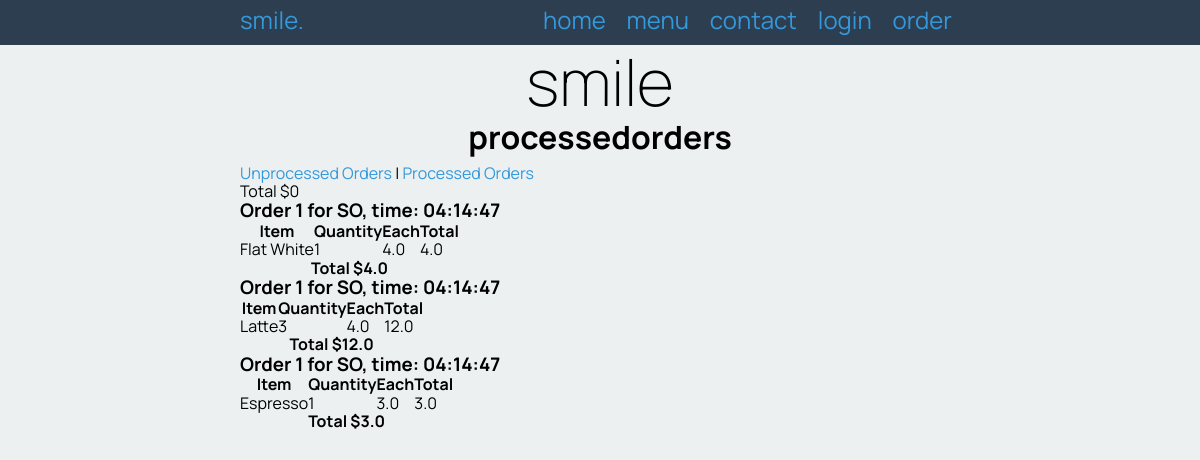
Before: /process_order/0 with the older database file.
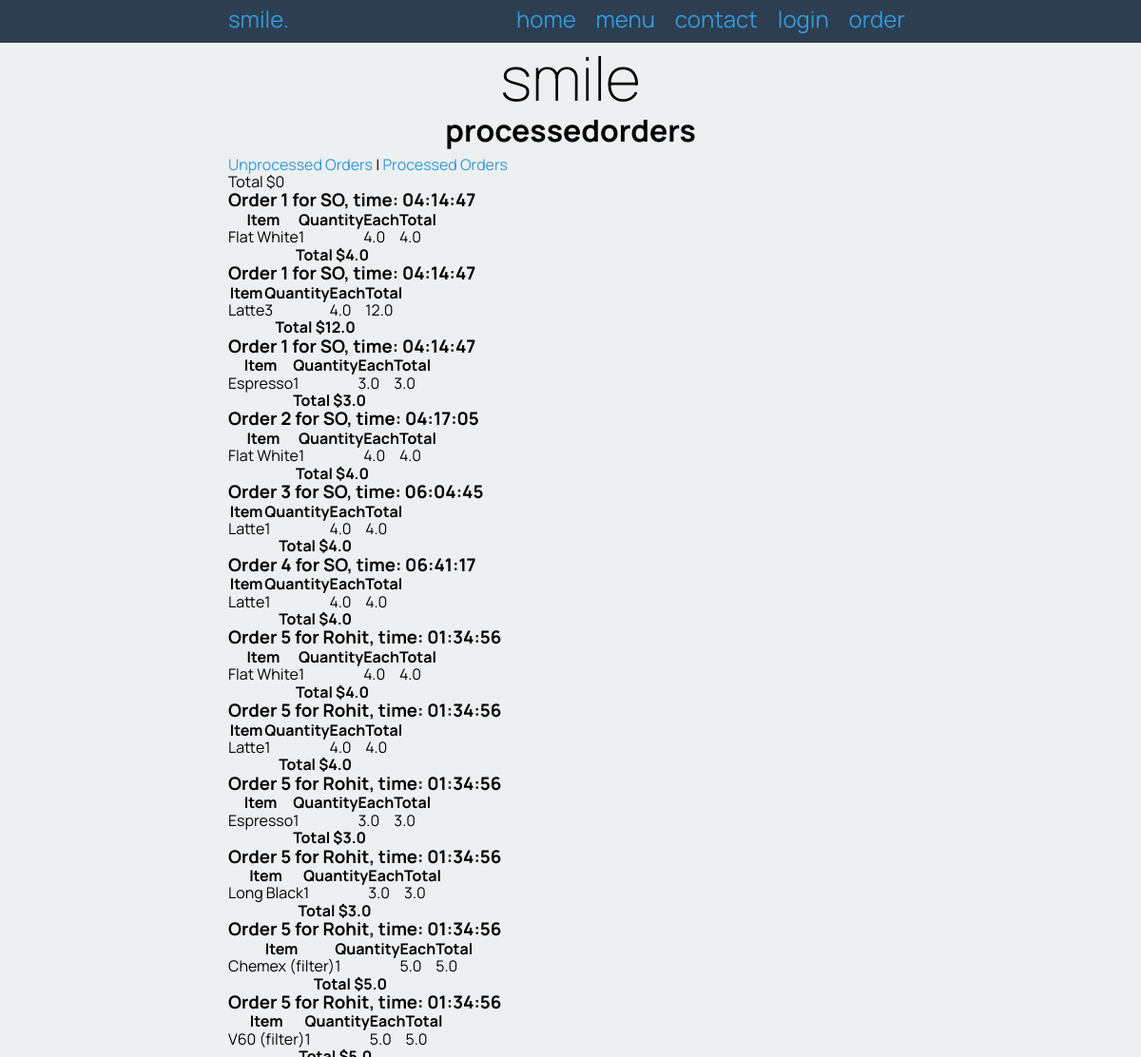
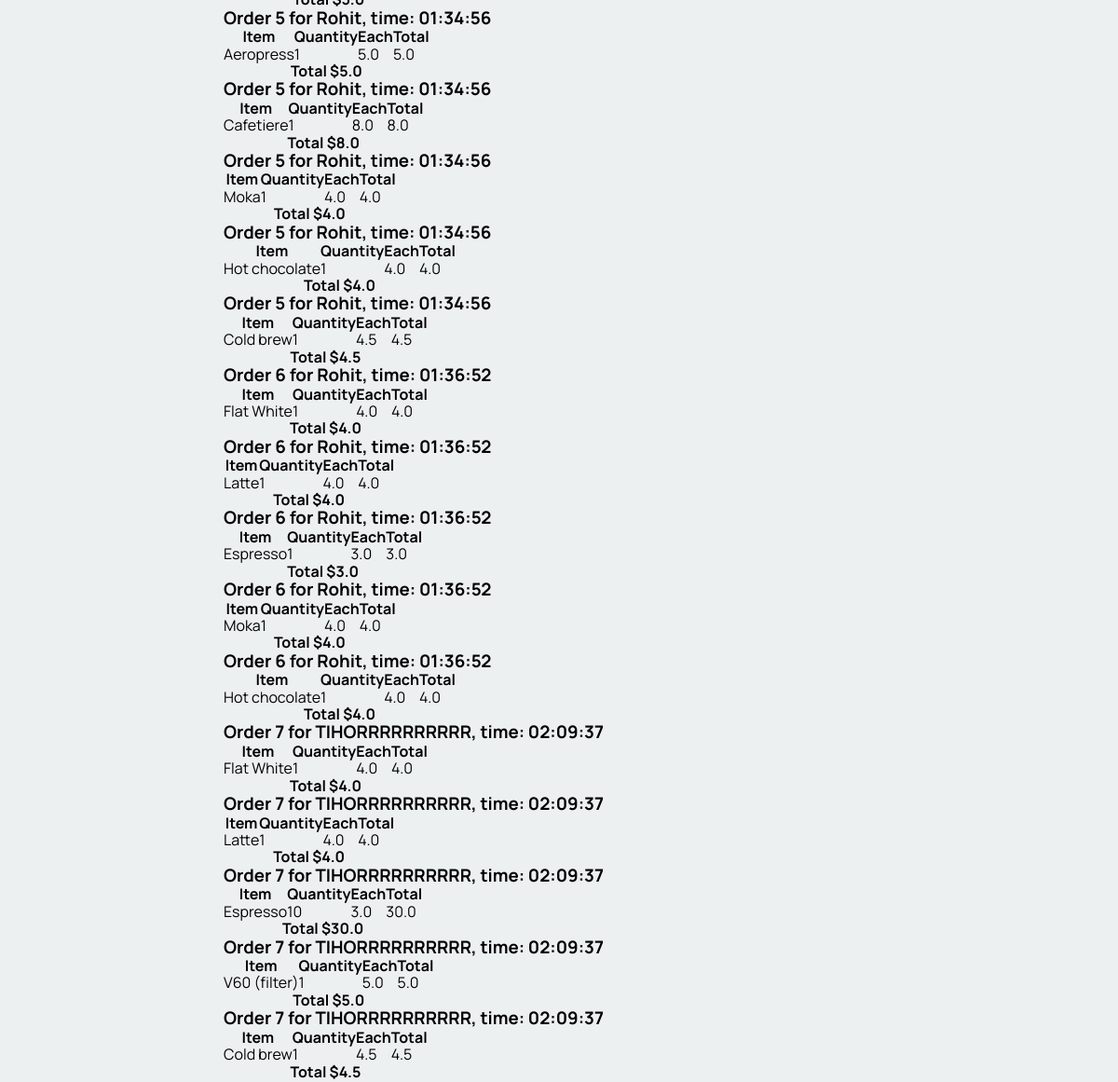
After: the same page with the newer database file (2 pictures, top to bottom).
### tables this page shows
CREATE TABLE order_contents
(
    id         integer
        constraint order_contents_pk
            primary key autoincrement,
    order_id   integer
        constraint order_contents_orders_id_fk
            references orders,
    product_id integer
        constraint order_contents_product_id_fk
            references product (id),
    quantity   integer
);

CREATE TABLE orders
(
    id        integer
        constraint orders_pk
            primary key autoincrement,
    name      varchar(30),
    timestamp date,
    processed integer
);

CREATE TABLE "products"
(
    id          integer
        constraint products_pk
            primary key autoincrement,
    name        varchar(30),
    description varchar(300),
    volume      char(6),
    image       varchar(30),
    price       float
, cat_id integer);

### app.py (the view)
@app.route('/process_order/<processed>')
def render_process_order(processed):
    label = "processed"
    if processed == "1":
        label = "un" + label
    processed = int(processed)
    all_orders = get_list("SELECT orders.id, orders.name, timestamp, products.name, quantity, price from orders INNER JOIN order_contents ON orders.id = order_contents.order_id INNER JOIN products ON order_contents.product_id = products.id WHERE processed = ?", (processed, ))
    print(all_orders)
    return render_template("orders.html", orders=all_orders, label=label, logged_in=is_logged_in(), is_admin=is_admin())

### app.py (called while the page is built)
def create_connection(db_file):
    try:
        connection = sqlite3.connect(db_file)
        return connection
    except Error as e:
        print(e)
    return None

def is_logged_in():
    if session.get('email') is None:
        return False
    else:
        return True

def is_admin():
    if session.get('is_admin') is not 1:
        return False
    else:
        return True

def get_list(query, params):
    con = create_connection(DATABASE)
    cur = con.cursor()
    if params == "":
        cur.execute(query)
    else:
        cur.execute(query, params)
    query_list = cur.fetchall()
    con.close()
    return query_list

### templates/orders.html
{% extends 'base.html' %}
{% block pageheading %}
{{ label }}orders
{% endblock %}
{% block main %}
    <p><a href="/process_order/1">Unprocessed Orders</a> | <a href="/process_order/0">Processed Orders</a></p>
    {% set control = namespace(last_id=-1) %}
    {% set control = namespace(total = 0) %}
    {% for order in orders %}
        {% if orders[0] != control.last_id %}
            {% if control.last_id != -1 %}
                <tr>
                    <th colspan="4" class="number">Total ${{ control.total }}</th>
                </tr>
                        {% set control.total = 0 %}
    </table>
            {% endif %}
    <h3>
        Order {{ order[0] }} for {{ order[1] }}, time: {{ order[2] }}
        {% if label == "unprocessed" %}<a href="/process/{{ order[0] }}"> - Mark order as processed</a>{% endif %}</h3>
    {% set control.last_id = order[0] %}
    <table class="{{ label }}">
        <tr>
            <th>Item</th>
            <th class="number">Quantity</th>
            <th class="number">Each</th>
            <th class="number">Total</th>
        </tr>
        {% endif %}
        <tr>
            <td>{{ order[3] }}</td>
            <td class="number">{{ order[4] }}</td>
            <td class="number">{{ order[5] }}</td>
            <td class="number">{{ order[4] * order[5]}}</td>
            {% set control.total = order[4] * order[5] + control.total %}
        </tr>
{% endfor %}
        <tr>
            <th colspan="4" class="number">Total ${{ control.total }}</th>
        </tr>
    </table>
{% endblock %}

### templates/base.html (shortened to what this page needs)
<!DOCTYPE html>
<html>
<head>
    <link rel="stylesheet" href="https://cdnjs.cloudflare.com/ajax/libs/normalize/8.0.1/normalize.css"/>
    <link href="{{ url_for('static', filename='smile.css') }}" rel="stylesheet">
</head>
<body>
<nav>
    <div class="container">
        <div class="navbar-brand">smile.</div>
        <div class="navbar-links">
            <a href="/">home</a>
            <a href="/menu/1">menu</a>
            <a href="/contact">contact</a>
            {% if logged_in %}
            <a href="/logout">logout</a>
            {% else %}
            <a href="/login">login</a>
            {% endif %}
            {% if ordering %}
            <a href="/cart">cart</a>
            {% else %}
            <a href="/menu/1?order=start">order</a>
            {% endif %}
        </div>
    </div>
</nav>
<div class="container">
    <header>
        <h1>smile</h1>
        <h2>{% block pageheading %}{% endblock %}</h2>
    </header>
    <main>
        {% block main %}
        {% endblock %}
    </main>
</div>
</body>
</html>

### static/smile.css (style rules this page uses)
* { font-family: 'Manrope', sans-serif; padding: 0; margin: 0; box-sizing: border-box; }
body { background-color: rgba(236, 240, 241, 1.0); }
.container { width: 60vw; margin: auto; }
.container::after { content: ""; clear: both; display: table; }
h1 { text-align: center; font-weight: 200; font-size: 4rem; margin: 0; }
h2 { font-size: 2rem; text-align: center; margin: 0 0 0.5rem 0; }
nav { background-color: rgba(44, 62, 80, 1.0); text-align: center; font-size: 1.5rem; padding-top: 0.4rem; padding-bottom: 0.7rem; color: rgba(52, 152, 219, 1.0); }
.navbar-brand { display: inline; float: left; }
.navbar-links { display: inline; float: right; }
nav a { padding: 0 0.5rem; font-size: 1.5rem; }
a, a:visited { color: rgba(52, 152, 219, 1.0); text-decoration: none; }
table { border-collapse: collapse; }

Changed rows visible on the page:
now on this page (row unchanged): order_contents: total "3.0", order "2", name "SO", timestamp "04:17:05", name "Flat White", quantity "1", price "4.0", order[4]*order[5] "4.0"
now on this page (row unchanged): order_contents: total "4.0", order "3", name "SO", timestamp "06:04:45", name "Latte", quantity "1", price "4.0", order[4]*order[5] "4.0"
now on this page (row unchanged): order_contents: total "4.0", order "4", name "SO", timestamp "06:41:17", name "Latte", quantity "1", price "4.0", order[4]*order[5] "4.0"
added order_contents: total "4.0", order "5", name "Rohit", timestamp "01:34:56", name "Flat White", quantity "1", price "4.0", order[4]*order[5] "4.0"
added order_contents: total "4.0", order "5", name "Rohit", timestamp "01:34:56", name "Latte", quantity "1", price "4.0", order[4]*order[5] "4.0"
added order_contents: total "4.0", order "5", name "Rohit", timestamp "01:34:56", name "Espresso", quantity "1", price "3.0", order[4]*order[5] "3.0"
added order_contents: total "3.0", order "5", name "Rohit", timestamp "01:34:56", name "Long Black", quantity "1", price "3.0", order[4]*order[5] "3.0"
added order_contents: total "3.0", order "5", name "Rohit", timestamp "01:34:56", name "Chemex (filter)", quantity "1", price "5.0", order[4]*order[5] "5.0"
added order_contents: total "5.0", order "5", name "Rohit", timestamp "01:34:56", name "V60 (filter)", quantity "1", price "5.0", order[4]*order[5] "5.0"
added order_contents: total "5.0", order "5", name "Rohit", timestamp "01:34:56", name "Aeropress", quantity "1", price "5.0", order[4]*order[5] "5.0"
added order_contents: total "5.0", order "5", name "Rohit", timestamp "01:34:56", name "Cafetiere", quantity "1", price "8.0", order[4]*order[5] "8.0"
added order_contents: total "8.0", order "5", name "Rohit", timestamp "01:34:56", name "Moka", quantity "1", price "4.0", order[4]*order[5] "4.0"
added order_contents: total "4.0", order "5", name "Rohit", timestamp "01:34:56", name "Hot chocolate", quantity "1", price "4.0", order[4]*order[5] "4.0"
added order_contents: total "4.0", order "5", name "Rohit", timestamp "01:34:56", name "Cold brew", quantity "1", price "4.5", order[4]*order[5] "4.5"
added order_contents: total "4.5", order "6", name "Rohit", timestamp "01:36:52", name "Flat White", quantity "1", price "4.0", order[4]*order[5] "4.0"
added order_contents: total "4.0", order "6", name "Rohit", timestamp "01:36:52", name "Latte", quantity "1", price "4.0", order[4]*order[5] "4.0"
added order_contents: total "4.0", order "6", name "Rohit", timestamp "01:36:52", name "Espresso", quantity "1", price "3.0", order[4]*order[5] "3.0"
added order_contents: total "3.0", order "6", name "Rohit", timestamp "01:36:52", name "Moka", quantity "1", price "4.0", order[4]*order[5] "4.0"
added order_contents: total "4.0", order "6", name "Rohit", timestamp "01:36:52", name "Hot chocolate", quantity "1", price "4.0", order[4]*order[5] "4.0"
added order_contents: total "4.0", order "7", name "TIHORRRRRRRRRR", timestamp "02:09:37", name "Flat White", quantity "1", price "4.0", order[4]*order[5] "4.0"
added order_contents: total "4.0", order "7", name "TIHORRRRRRRRRR", timestamp "02:09:37", name "Latte", quantity "1", price "4.0", order[4]*order[5] "4.0"
added order_contents: total "4.0", order "7", name "TIHORRRRRRRRRR", timestamp "02:09:37", name "Espresso", quantity "10", price "3.0", order[4]*order[5] "30.0"
added order_contents: total "30.0", order "7", name "TIHORRRRRRRRRR", timestamp "02:09:37", name "V60 (filter)", quantity "1", price "5.0", order[4]*order[5] "5.0"
added order_contents: total "5.0", order "7", name "TIHORRRRRRRRRR", timestamp "02:09:37", name "Cold brew", quantity "1", price "4.5", order[4]*order[5] "4.5"
Other visible differences:
{{ control.total }}: "3.0" → "4.5"
